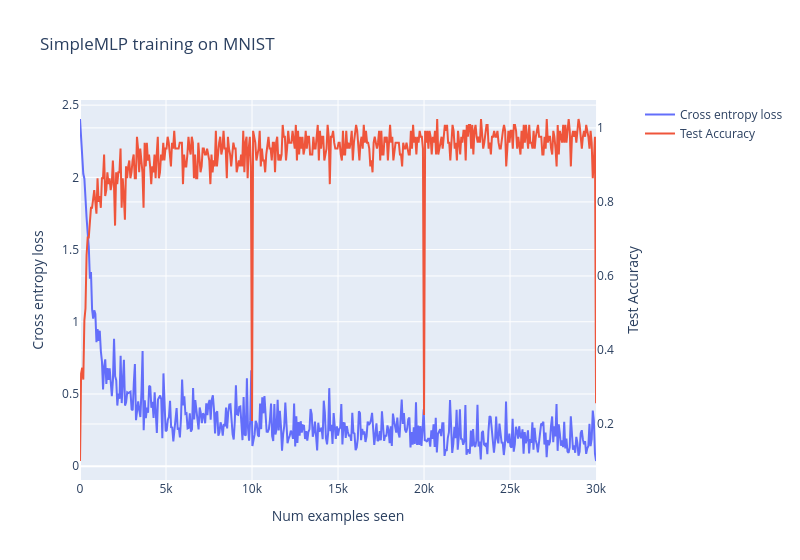

Write notebook code for a chart like this one.
### Markdown cell above
CROSS_ENTROPY from distribution p related to distribution q: $$ \begin{aligned} H(q, p) &= -\sum_{n} q(n) \log p(n) \end{aligned} $$

PyTorch definition: $$ \ell(x, y)=\frac{1}{N}\sum_{n=1}^{N} l_n, \quad l_n=-\sum_{c=1}^C w_c \log \frac{\exp \left(x_{n, c}\right)}{\sum_{i=1}^C \exp \left(x_{n, i}\right)} y_{n, c} $$

Pytorch expects unnormalized logits to be passed into the cross entropy function, but later is converted into probabilities using the softmax function:

$p_{n, c} = \frac{\exp{(x_{n, c})}}{\sum^{C}_{c^` = 1}\exp{(x_{n, c^`})}}$

KL divergence and cross entropy differ by an amount which is independent of the model's predictions, so minimizing cross entropy is equivalent to minimizing KL divergence

### Code cell
@dataclass
class SimpleMLPTrainingArgs:
    """
    Defining this class implicitly creates an __init__ method, which sets arguments as below, e.g.
    self.batch_size=64. Any of these fields can also be overridden when you create an instance, e.g.
    SimpleMLPTrainingArgs(batch_size=128).
    """

    batch_size: int = 64
    epochs: int = 3
    learning_rate: float = 1e-3


def train(args: SimpleMLPTrainingArgs) -> tuple[list[float], SimpleMLP]:
    """
    Trains & returns the model, using training parameters from the `args` object. Returns the model,
    and loss list.
    """
    model = SimpleMLP().to(device)

    mnist_trainset, _ = get_mnist()
    mnist_trainloader = DataLoader(mnist_trainset, batch_size=args.batch_size, shuffle=True)

    optimizer = t.optim.Adam(model.parameters(), lr=args.learning_rate)
    loss_list = []
    accuracy_list = []

    for epoch in range(args.epochs):
        pbar = tqdm(mnist_trainloader)

        for imgs, labels in pbar:
            # Move data to device, perform forward pass
            imgs, labels = imgs.to(device), labels.to(device)
            logits = model(imgs)

            # Calculate loss, perform backward pass
            loss = F.cross_entropy(logits, labels)
            loss.backward()
            optimizer.step()
            optimizer.zero_grad()
            
            num_correct_classifications = 0
                
            for imgs_v, labels_v in mnist_testloader:
                imgs_v, labels_v = imgs.to(device), labels.to(device)
                with t.inference_mode():
                    logits_v = model(imgs_v)
                
                predictions = t.argmax(logits_v, dim=1)
                num_correct_classifications += (predictions == labels_v).sum().item()

            # Update logs & progress bar
            accuracy = num_correct_classifications / len(mnist_testset)
            accuracy_list.append(accuracy)
            loss_list.append(loss.item())
            pbar.set_postfix(epoch=f"{epoch + 1}/{args.epochs}", loss=f"{loss:.3f}")

    return loss_list, accuracy_list, model


args = SimpleMLPTrainingArgs()
loss_list, accuracy_list, model = train(args)

line(
    y=[loss_list, [0.1] + accuracy_list],  # we start by assuming a uniform accuracy of 10%
    use_secondary_yaxis=True,
    x_max=args.epochs * len(mnist_trainset),
    labels={"x": "Num examples seen", "y1": "Cross entropy loss", "y2": "Test Accuracy"},
    title="SimpleMLP training on MNIST",
    width=800,
)

### Figure 1 — Plotly figure (JSON) as saved in the notebook; plotly's stock layout.template omitted (floating-point values rounded to 4 significant figures; data arrays with more than 128 entries replaced by an {"elided": "..."} marker saying what was removed)
{"data": [{"name": "Cross entropy loss", "type": "scatter", "x": {"elided": "471 float values"}, "xaxis": "x", "y": {"elided": "471 float values"}, "yaxis": "y"}, {"name": "Test Accuracy", "type": "scatter", "x": {"elided": "472 float values"}, "xaxis": "x", "y": {"elided": "472 float values"}, "yaxis": "y2"}], "layout": {"hovermode": "x unified", "title": {"text": "SimpleMLP training on MNIST"}, "width": 800, "xaxis": {"anchor": "y", "domain": [0, 0.94], "title": {"text": "Num examples seen"}}, "yaxis": {"anchor": "x", "domain": [0, 1], "title": {"text": "Cross entropy loss"}}, "yaxis2": {"anchor": "x", "overlaying": "y", "side": "right", "title": {"text": "Test Accuracy"}}}}
